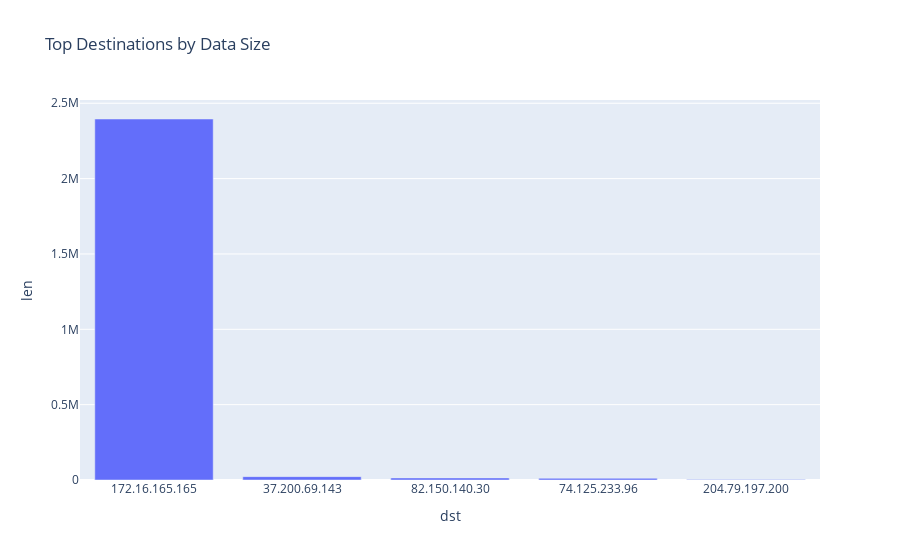

Write notebook code for a chart like this one.
### Code cell
fig = px.bar(top_talkers, x="dst", y="len", title="Top Destinations by Data Size")
fig.show()

### Figure 1 — Plotly figure (JSON) as saved in the notebook; plotly's stock layout.template omitted (floating-point values rounded to 4 significant figures)
{"data": [{"alignmentgroup": "True", "hovertemplate": "dst=%{x}<br>len=%{y}<extra></extra>", "legendgroup": "", "marker": {"color": "#636efa"}, "name": "", "offsetgroup": "", "orientation": "v", "showlegend": false, "textposition": "auto", "type": "bar", "x": ["172.16.165.165", "37.200.69.143", "82.150.140.30", "74.125.233.96", "204.79.197.200"], "xaxis": "x", "y": [2395469, 22347, 13633, 11166, 3059], "yaxis": "y"}], "layout": {"autosize": true, "barmode": "relative", "legend": {"tracegroupgap": 0}, "title": {"text": "Top Destinations by Data Size"}, "xaxis": {"anchor": "y", "autorange": true, "domain": [0, 1], "range": [-0.5, 4.5], "title": {"text": "dst"}, "type": "category"}, "yaxis": {"anchor": "x", "autorange": true, "domain": [0, 1], "range": [0, 2522000.0], "title": {"text": "len"}, "type": "linear"}}}
